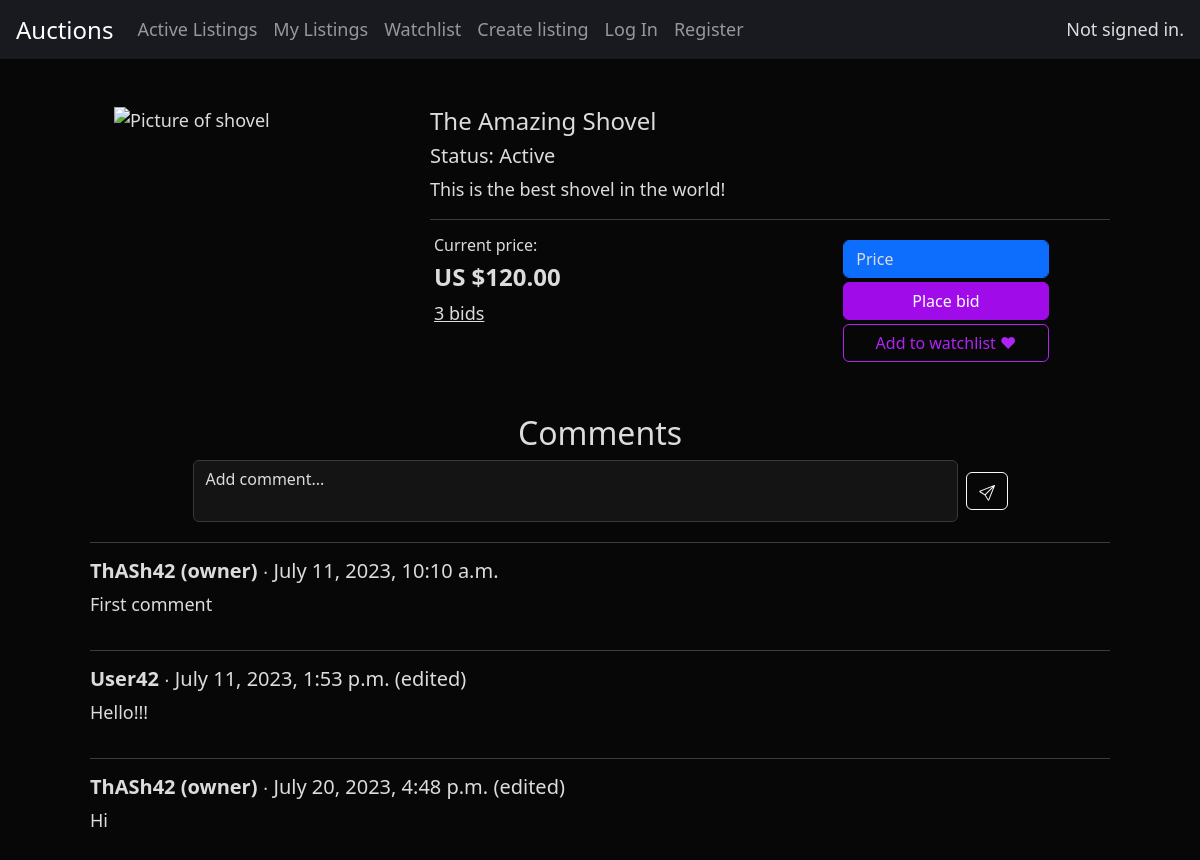
/listing/1, run on the app's committed database.
### auctions/models.py (models this page shows, shortened)
class Listing(models.Model):
    owner = models.ForeignKey(User, on_delete=models.CASCADE, related_name="owner")
    title = models.CharField(max_length=64)
    description = models.TextField()
    start_bid = models.DecimalField(max_digits=20, decimal_places=2)
    image = models.URLField(max_length=256)
    bids = models.ManyToManyField(Bid, blank=True, related_name="bids")
    time = models.OneToOneField(Time, on_delete=models.SET_NULL, null=True)
    condition = models.CharField(
        max_length=16, null=True, choices=CONDITION_CHOICES
    )
    category = models.CharField(
        max_length=32, default=None, null=True, blank=True, choices=CATEGORY_CHOICES
    )
    active_status = models.CharField(
        max_length=16, default="active", choices=STATUS_CHOICES
    )
    watchlist = models.ManyToManyField(User, blank=True, related_name="watching_users")
    comments = models.ManyToManyField(Comment, blank=True, related_name="comments")
    winner = models.OneToOneField(
        User, on_delete=models.SET_NULL, blank=True, null=True, default=None
    )

class Bid(models.Model):
    price = models.DecimalField(max_digits=10, decimal_places=2)
    time = models.DateTimeField(auto_now=True)
    user = models.ForeignKey(User, on_delete=models.CASCADE, related_name="user")

class Comment(models.Model):
    commentator = models.ForeignKey(
        User, on_delete=models.CASCADE, related_name="commentator"
    )
    message = models.TextField(max_length=1000)
    time = models.DateTimeField(auto_now_add=True)
    is_modified = models.BooleanField(default=False)

class User(AbstractUser):
    pass

### auctions/views.py (the view)
# urls.py: path("listing/<int:listing_id>", views.listing, name="listing"),
def listing(request, listing_id):
    listing = Listing.objects.get(pk=listing_id)
    is_watching = request.user in listing.watchlist.all()
    owner_id = listing.owner.id
    is_owner = True if request.user.id == owner_id else False
    comments = listing.comments.all()
    current_price = get_price(listing)
    for category_tuple in CATEGORY_CHOICES:
        if category_tuple[0] == listing.category:
            category = category_tuple[1]
            break
    return render(request, "auctions/listing.html", {
        "listing": listing,
        "is_watching": is_watching,
        "comments": comments,
        "is_owner": is_owner,
        "current_price": current_price,
        "category": category,
    })

### auctions/utilities.py (called while the page is built)
def get_price(listing):
    if listing.bids.exists():
        bid = listing.bids.order_by('-price').first()
        return bid.price
    else:
        return listing.start_bid

### auctions/templates/auctions/listing.html (shortened to what this page needs)
{% extends 'auctions/layout.html' %}
{% block body %}
<div class="m-lg-5">
    <section class="mb-3">
        <div class="row g-0">
            {% if listing.image %}
                <div class="col-md-4 px-4">
                    {% include "auctions/helpers/image_listing.html" %}
                </div>
            {% endif %}
            <div class="col-md">
                <div>
                    <div class="mb-2">
                        <h4>
                            {{ listing.title }}
                        </h4>
                        <h5 class="card-text">
                            {% if listing.active_status == "active" %}
                            Status: Active
                            {% elif listing.active_status == "inactive" %}
                            Status: Inactive
                            {% else %}
                            Status: Closed
                            {% endif %}
                        </h5>
                    </div>
                    <div>
                        <p>{{ listing.description }}</p>
                    </div>
                </div>
                <hr>
                <div class="d-flex row">
                    <div class="col-sm-6 px-3">
                        <div>
                        {% if not listing.bids.count == 0 %}
                            <h6>Current price:</h6>
                            {% else %}
                            <h6>Start bid:</h6>
                            {% endif %}
                            <h4><strong>US ${{ current_price }}</strong></h4>
                        </div>
                        <div>
                            <a class="underlined" href="{% url 'bids' listing.id %}">
                                {{ listing.bids.count }}
                                {% if listing.bids.count == 1 %}
                                    bid
                                {% else %}
                                    bids
                                {% endif %}
                            </a>
                        </div>
                    </div>
                    <div class="col-sm px-3 d-flex justify-content-center">
                        <div class="col-12 col-xl-8">
                            {% if not is_owner %}
                                {% if not listing.active_status == "closed" %}
                                    <div class="m-1">
                                        <form action="{% url 'bid' listing.id %}", method="POST">
                                            <input class="form-control mb-1 bg-primary border-primary text-white" name="bid" type="number" step= 0.01 placeholder="Price">
                                            <input class="btn btn-purple w-100" type="submit" value="Place bid">
                                        </form>
                                    </div>
                                {% endif %}
                                <div class="m-1">
                                    {% if not is_watching %}
                                        <form action="{% url 'watchlist' listing.id %}" method="POST">
                                            <input class="btn btn-outline-lightenPurple w-100" type="submit" value="Add to watchlist ♥">
                                        </form>
                                    {% else %}
                                        <form action="{% url 'delete_watchlist' listing.id %}" method="POST">
                                            {% csrf_token %}
                                            <input class="btn btn-lightenPurple w-100" type="submit" value="Unwatch">
                                        </form>
                                    {% endif %}
                                </div>
                            {% endif %}
                        </div>
                    </div>
                </div>
            </div>
        </div>
    </section>
    <section class="mt-5">
        <h2 class="text-center mb-1">Comments</h2>
        <div>
            <form action="{% url 'comment' listing.id %}" method="POST">
                <div class="d-flex align-items-stretch justify-content-center mb-3">
                    <textarea class="form-control no-resize m-1 w-75" rows="2" name="message" type="text" placeholder="Add comment..."></textarea>
                    <div class="d-flex align-items-center">
                        <button class="btn btn-outline-light m-1">
                        </button>
                    </div>
                </div>
            </form>
        </div>
        {% for comment in comments %}
        <hr>
            <div class="d-flex justify-content-between mb-3">
                <div>
                    <div>
                        <h5>
                            <strong>
                                {{comment.commentator}}
                                {% if comment.commentator.id == listing.owner.id %} (owner) {% endif %}
                            </strong>
                            ∙
                            {{ comment.time }}
                            {% if comment.is_modified %} (edited) {% endif %}
                        </h5>
                    </div>
                    <div>
                        <p>{{ comment.message }}</p>
                    </div>
                </div>
            </div>
        {% endfor %}
    </section>
</div>
{% endblock body %}

### data on the page
Listing: title "The Amazing Shovel", description "This is the best shovel in the world!", bids.count "3"
Bid: price "120.00"
Comment: commentator "ThASh42", shows "(owner)", time "July 11, 2023, 10:10 a.m.", message "First comment"
Comment: commentator "User42", time "July 11, 2023, 1:53 p.m.", is_modified "(edited)", message "Hello!!!"
Comment: commentator "ThASh42", shows "(owner)", time "July 20, 2023, 4:48 p.m.", is_modified "(edited)", message "Hi"
